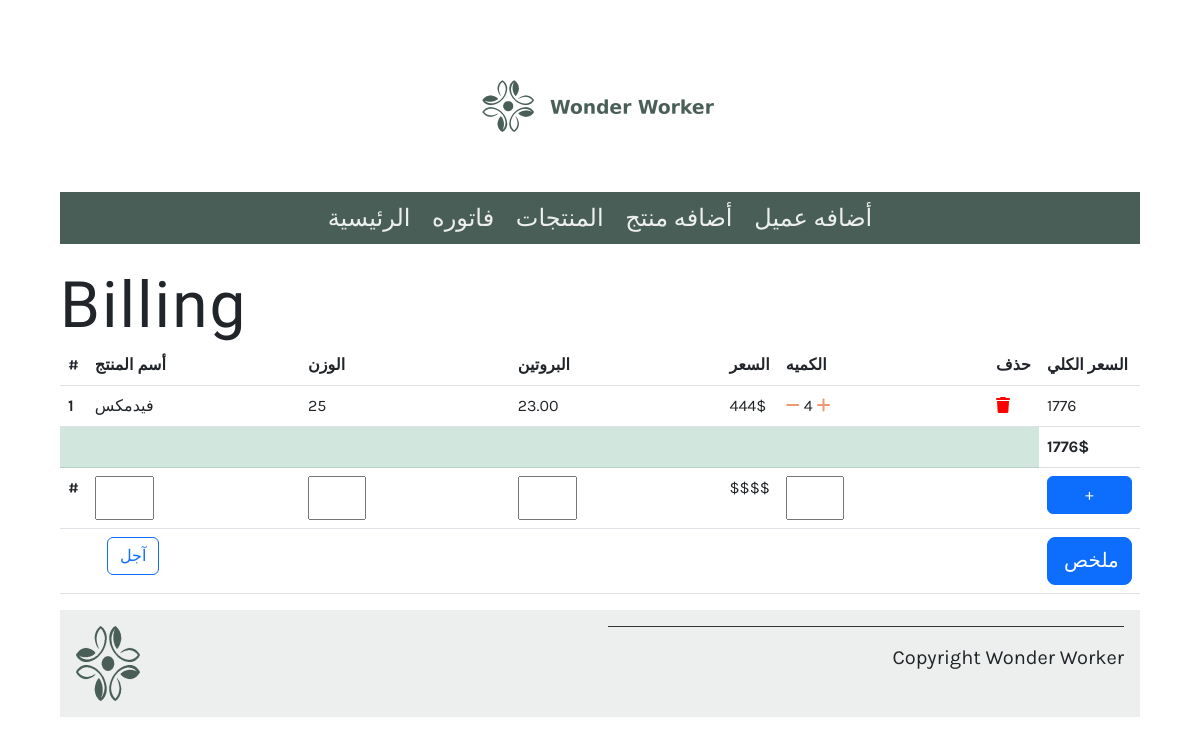
The page /billing/ on the database as committed earlier.
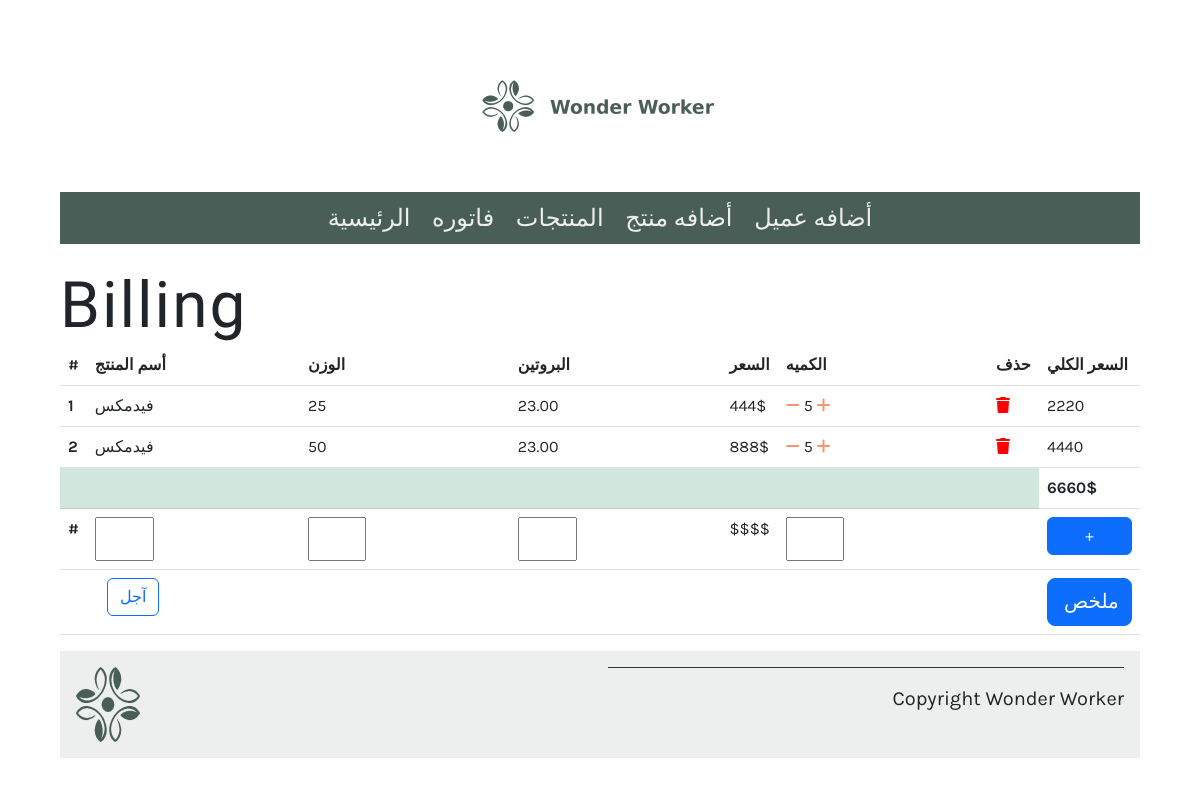
The same page on the database as committed later.
### bill_app/models.py (models this page shows, shortened)
class Bill(models.Model):
   order=models.ForeignKey(Order,on_delete=models.CASCADE)
   product = models.ForeignKey(Product,on_delete=models.CASCADE)
   quantity = models.IntegerField(default=1)
   class Meta:
      unique_together = ('order', 'product')
   def get_total_item_price(self):
      return self.quantity * self.product.price

class Product(models.Model):
   id=models.AutoField(primary_key=True)
   name = models.CharField(max_length=200)
   protien=models.DecimalField(max_length=1,null=True,decimal_places=2,max_digits=5)
   weight=models.CharField(max_length=5 )
   price = models.IntegerField(null=False)
   quantity = models.IntegerField(default=1)

### bill_app/views.py (the view)
# urls.py: path('billing/',views.billing,name='billing'),
def billing(request):
    options={"protien":[], "weight":[], "name":[]}
    product=Product.objects.all()
    bill = Bill.objects.all()
    for i in product:
        if i.protien not in options['protien']:
            options['protien'].append(i.protien)
        if i.weight not in options['weight']:
            options['weight'].append(i.weight)
        if i.name not in options['name']:
            options['name'].append(i.name)
    if Order.objects.exists():
        order_id=Order.objects.first().order_id
    else:
        order_id=0
    total=0
    for i in bill:
        if i is None:
            return total
        else:
            total+=i.get_total_item_price()
    products_dect={'product':Bill.objects.all(),'total':total,'order_id':order_id,'options':options}
    if request.method=="POST" :
        value=request.POST.get('account', False)
        print(value)
        return render(request, 'success.html',products_dect)
    else:
        return render(request,'bill.html',products_dect)

### bill_app/templates/bill.html (shortened to what this page needs)
{% extends 'base.html' %}
{% load static %}
{% block content %}
<h1> Billing </h1>
<table class="table ">
    <thead>
    <tr>
        <th scope="col ">#</th>
        <th scope="col">  أسم المنتج</th>
        <th scope="col"> الوزن </th>
        <th scope="col">البروتين</th>
        <th scope="col">السعر</th>
        <th scope="col">الكميه</th>
        <th scope="col">حذف</th>
        <th scope="col "> السعر الكلي</th>
    </tr>
    </thead>
    <tbody>
    {% for items in product %}
        <tr>
        <th scope="row">{{ forloop.counter }}</th>
            <td>{{ items.product.name }}</td>
            <td>{{ items.product.weight }}</td>
            <td>{{ items.product.protien }}</td>
            <td>{{ items.product.price}}$</td>
            <td >
                <a href="{% url 'quantity_controller' order_id=items.order.order_id product_id=items.product.id operation=0 %}"><i class="fas fa-minus mr-2"></i></a>
                {{ items.quantity}}
                <a href="{% url 'quantity_controller' order_id=items.order.order_id product_id=items.product.id operation=1 %}"><i class="fas fa-plus ml-2"></i></a>
            </td>
            <td> <a  style='color: red;' href="{% url 'remove_product' order_id=items.order.order_id product_id=items.product.id %}" ><i class="fas fa-trash float-right "></i></a></td>
            <td>{{items.get_total_item_price}}</td>
        </tr>
    {% endfor %}
    <tr>
        <td colspan="7" class="table-success"></td><td><b>{{total}}$</b></td>
    </tr>
    <tr>
        <form action="/add_to_bill/" method="POST" >
            <th scope="row">#</th>
            <td>
                <input list="names" name="name" required="true">
            </td>
            <td>
                <input list="weights" name="weight" required="true">
            </td>
            <td><input list="protiens" name="protien" required="true">
            </td>
            <td>$$$$</td>
            <td ><input name="quantity"  type="number" required="true" min="1"></td>
            <td></td>
            <td colspan="2"> <input type="submit" style="width: 85px;"  class="btn btn-primary" value="+"></td>
        </form>
    </tr>
    <tr>
        <form action="/billing/"  method="POST" >
            <td colspan="2"  style="padding-left: 47px;">
                <label class="btn btn-outline-primary" for="btn-check-outlined">آجل</label>
            </td>
            <td colspan="5" class=""></td>
            <td>  <input style="width: 85px;" type="submit"   class="btn btn-lg btn-primary" value="ملخص" ></td>
        </form>
    </tr>
    </tbody>
</table>
{% endblock %}

Rows that differ between the two databases and show on the page:
changed Bill (number 1 of 2 on the later page): quantity "4" → "5"; get_total_item_price "1776" → "2220"
added Bill: product.name "فيدمكس", product.weight "50", product.protien "23.00", product.price "888", quantity "5", get_total_item_price "4440"
Other text that changed with them:
{{ total }}: "1776" → "6660"
